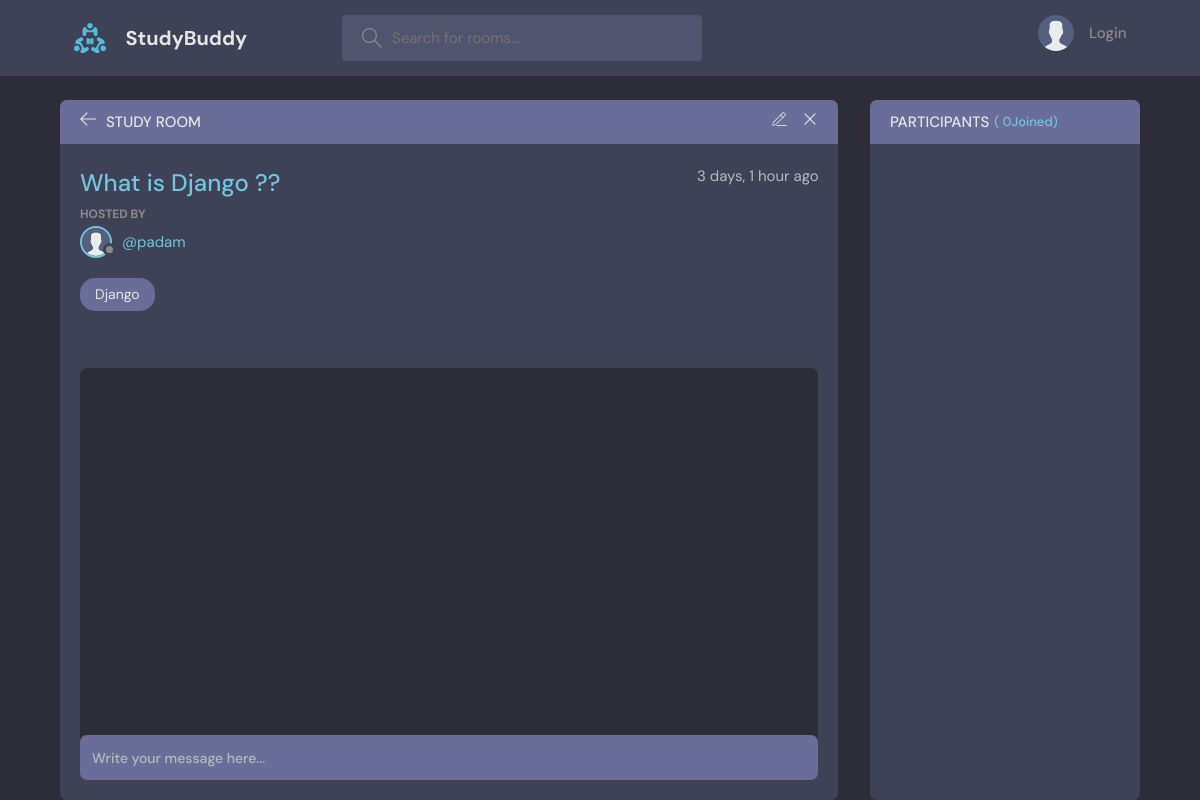
Page /room/1/ on the earlier database version.
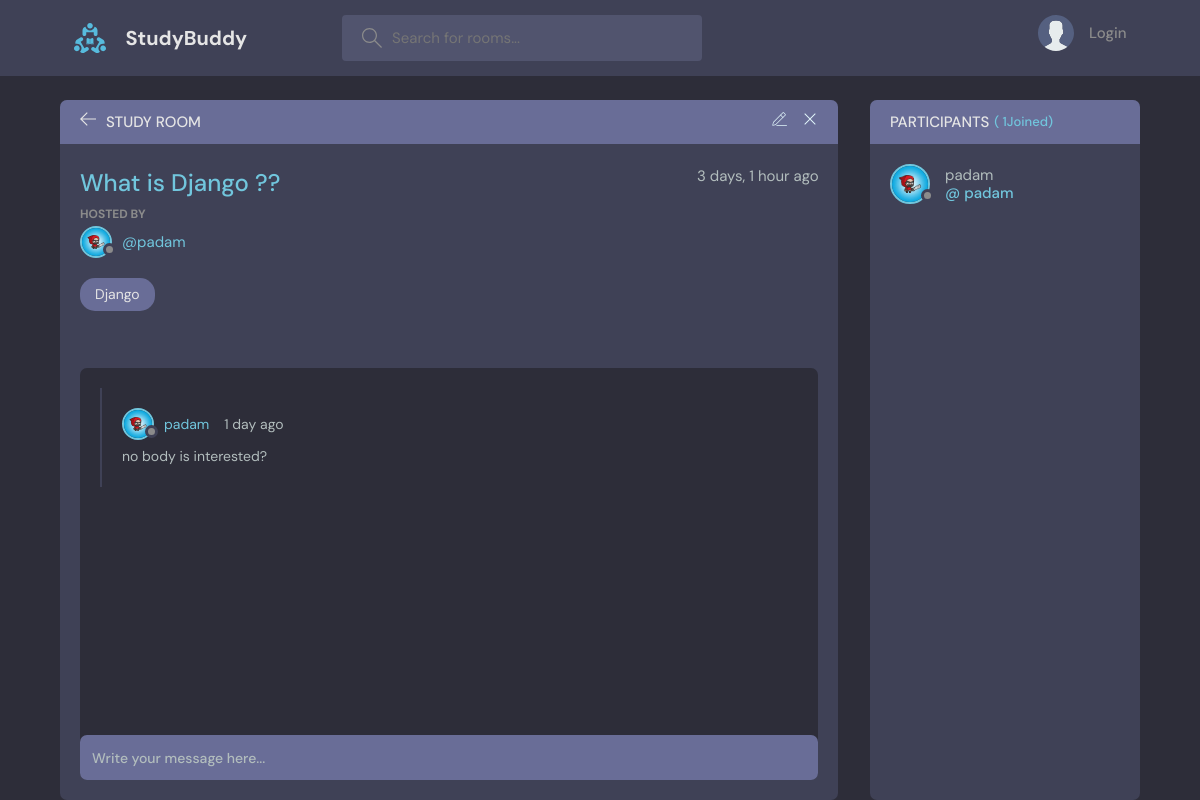
Same page on the later database version.
### base/models.py (models this page shows, shortened)
class Room(models.Model):
    host = models.ForeignKey(User,on_delete = models.SET_NULL,null = True)
    topic = models.ForeignKey(Topic,on_delete = models.SET_NULL,null = True)
    name = models.CharField(max_length=200)
    description = models.TextField(null= True,blank = True) #null= true or black= true -- means it cannot be null and black
    participants = models.ManyToManyField(User,related_name='participants' ,blank=True)
    updated = models.DateTimeField(auto_now = True)#it take timestamp everytime whenever updated
    created = models.DateTimeField(auto_now_add = True) #it takes timestapm at the beginning only
    class Meta:
        ordering = ['-updated','-created'] # (-) will make the ordering of lettest item at beginning

class User(AbstractUser):
    name = models.CharField(max_length=200,null=True)
    email = models.EmailField(unique=True)
    bio = models.TextField(null=True)
    avatar = models.ImageField(null=True,default="avatar.svg")
    USERNAME_FIELD = 'email'
    REQUIRED_FIELDS = []

class Topic(models.Model):
    name = models.CharField(max_length=200)
    def __str__(self):
        return self.name

class Message(models.Model):
    user = models.ForeignKey(User,on_delete = models.CASCADE)
    room = models.ForeignKey(Room,on_delete=models.CASCADE) #0n_delete= models.CASCADE =>means all the child messages will be deleted
    body= models.TextField()
    updated = models.DateField(auto_now = True)
    created = models.DateTimeField(auto_now_add = True)
    class Meta:
        ordering = ['-updated','-created']

### base/views.py (the view, shortened to what this page needs)
# urls.py: path('room/<str:pk>/',views.room,name="room"),
def room(request,pk):
    room = Room.objects.get(id=pk)
    room_message = room.message_set.all().order_by('-created')
    participants = room.participants.all()
    context = {
        'rooms': room,
        'room_messages':room_message,
        'participant':participants
        }
    return render(request,'base/room.html',context)

### base/templates/base/room.html (shortened to what this page needs)
{% extends 'main.html' %}
{% block content%}
    <main class="profile-page layout layout--2">
      <div class="container">
        <div class="room">
          <div class="room__top">
            <div class="room__topLeft">
              <a href="{% url 'home' %}">
                <svg version="1.1" xmlns="http://www.w3.org/2000/svg" width="32" height="32" viewBox="0 0 32 32">
                  <title>arrow-left</title>
                  <path
                    d="M13.723 2.286l-13.723 13.714 13.719 13.714 1.616-1.611-10.96-10.96h27.625v-2.286h-27.625l10.965-10.965-1.616-1.607z"
                  ></path>
                </svg>
              </a>
              <h3>Study Room</h3>
            </div>
        {% if room.host == room.user %}
            <div class="room__topRight">
              <a href="{% url 'update-room' rooms.id %}">
              </a>
              <a href="{% url 'delete-room' rooms.id %}">
                <svg version="1.1" xmlns="http://www.w3.org/2000/svg" width="32" height="32" viewBox="0 0 32 32">
                  <title>remove</title>
                  <path
                    d="M27.314 6.019l-1.333-1.333-9.98 9.981-9.981-9.981-1.333 1.333 9.981 9.981-9.981 9.98 1.333 1.333 9.981-9.98 9.98 9.98 1.333-1.333-9.98-9.98 9.98-9.981z"
                  ></path>
                </svg>
              </a>
            </div>
          {% endif %}
          </div>
          <div class="room__box scroll">
            <div class="room__header scroll">
              <div class="room__info">
                <h3>{{rooms.name}}</h3>
                <span>{{rooms.created |timesince}} ago</span>
              </div>
              <div class="room__hosted">
                <p>Hosted By</p>
                <a href="{% url 'userProfile' rooms.host.id %}" class="room__author">
                  <div class="avatar avatar--small">
                    <img src="{{rooms.host.avatar.url}}" />
                  </div>
                  <span>@{{rooms.host.username}}</span>
                </a>
              </div>
              <span class="room__topics">{{rooms.topic}}</span>
            </div>
            <div class="room__conversation">
              <div class="threads scroll">
                {% for message in room_messages %}
                <div class="thread">
                  <div class="thread__top">
                    <div class="thread__author">
                      <a href="{% url 'userProfile' message.user.id %}" class="thread__authorInfo">
                        <div class="avatar avatar--small">
                          <img src="{{message.user.avatar.url}}" />
                        </div>
                        <span>{{message.user.username}}</span>
                      </a>
                      <span class="thread__date">{{message.created|timesince}} ago</span>
                    </div>
                  </div>
                  <div class="thread__details">
                 {{message.body}}
                  </div>
                </div>
                {% endfor %}
              </div>
            </div>
          </div>
          <div class="room__message">
            <form action="" method="POST">
              <input name="body" placeholder="Write your message here..." />
            </form>
          </div>
        </div>
        <div class="participants">
          <h3 class="participants__top">Participants <span>( {{participant.count }}Joined)</span></h3>
          <div class="participants__list scroll">
            {% for users in participant %}
            <a href="{% url 'userProfile' users.id %}" class="participant">
              <div class="avatar avatar--medium">
                <img src="{{rooms.host.avatar.url}}"/>
              </div>
              <p>
                {{users.username}}
                <span>@ {{users.username}}</span>
              </p>
            </a>
           {% endfor %}
          </div>
        </div>
      </div>
    </main>
{% endblock content%}

Differences in the rows shown:
changed through a linked row, Room "What is Django ??": host.avatar: picture added in place of a placeholder
added Message: user.avatar (picture), user.username "padam", created "1 day", body "no body is interested?"
now on this page (row edited): User: host.avatar (picture), username "padam"
Other differences:
{{ participant.count }}: "0" → "1"
